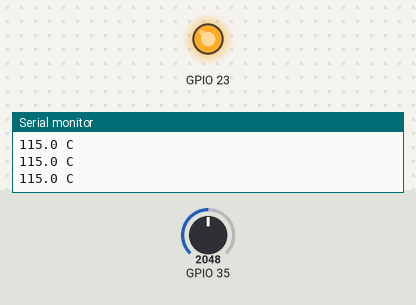
Bench run of a sketch on a simulated ESP32. On the bench: output pins drawn as LEDs (lit = HIGH), the last lines printed to the serial monitor. Inputs (shaded band) come from the test bench; at power-on: GPIO 35 = 2048 (analog values on the 0–4095 scale).

Above: at 1.2 s.
1.3 s: GPIO 35 set to 1033
2.8 s: GPIO 35 set to 921
At 4.0 s:
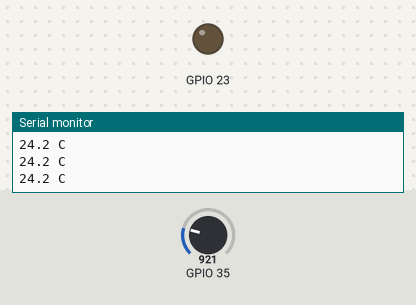
4.3 s: GPIO 35 set to 1228
At 5.5 s:
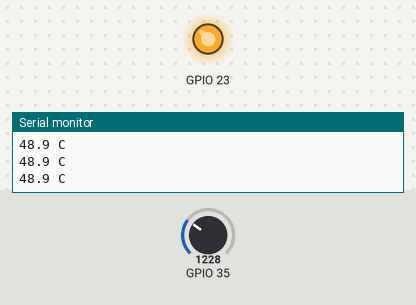
5.9 s: GPIO 35 set to 491
At 6.7 s:
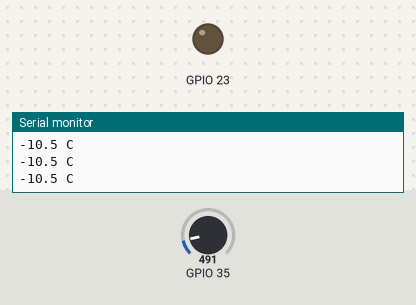
Timing chart, 0 to 8.5 s (numbered marks = the images above; inputs shaded):
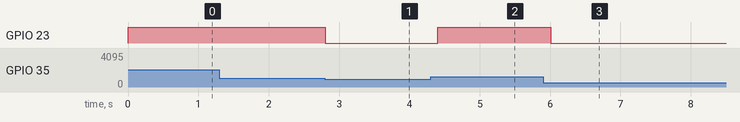

The sketch:

temperature.ino
```cpp
#include <Arduino.h>
float readTemperature() {
  return (analogReadMilliVolts(35) - 500.0f) / 10.0f;
}

void setup() {
  Serial.begin(115200);
  pinMode(23, OUTPUT);
  analogReadResolution(12);
  analogSetPinAttenuation(35, ADC_11db);
}

void loop() {
  float temperatureC = readTemperature();
  digitalWrite(23, temperatureC >= 30);
  Serial.printf("%.1f C\n", temperatureC);
  delay(200);
}
```

Measured:
- the behaviour switches between 993 and 992 on GPIO 35 (found by bisection; images 0 and 1)
- after the input at 2.8 s, GPIO 23: HIGH → LOW at once
- after the input at 4.3 s, GPIO 23: LOW → HIGH after 0.10 s
- after the input at 5.9 s, GPIO 23: HIGH → LOW after 0.11 s
